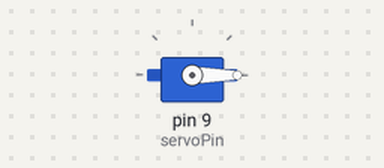
A sketch run on a simulated Arduino Uno, built with avr-gcc and run on an emulated ATmega328P. Shown: servo.

Above: at 0.05 s.
At 4.05 s:
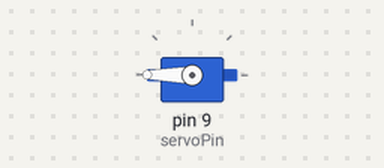
At 8.0 s:
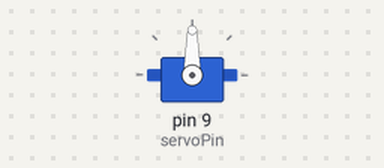
Timing chart, 0 to 10.4 s (numbered marks = the images above):
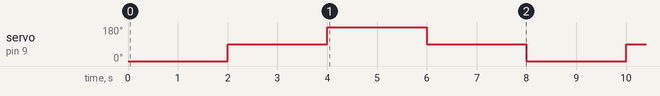

The sketch:

servo_motor1.ino
```cpp
// servo library
#include <Servo.h>

// defining variables
int servoPin = 9;

// creates an object of Servo
Servo servo1;

void setup() {
  servo1.attach(servoPin);
}

void loop() {
  // move servo to 0 degree
  servo1.write(0);
  delay(2000);

  // move servo to 90 degree
  servo1.write(90);
  delay(2000);

  // move the servos to 180 degree
  servo1.write(180);
  delay(2000);

  // move servo to 90 degree
  servo1.write(90);
  delay(2000);
}
```

Measured:
- by itself, servo on pin 9 (servoPin): repeats every 8.0 s: 180° 2.0 s, 90° 2.0 s, 0° 2.0 s, 90° 2.0 s
